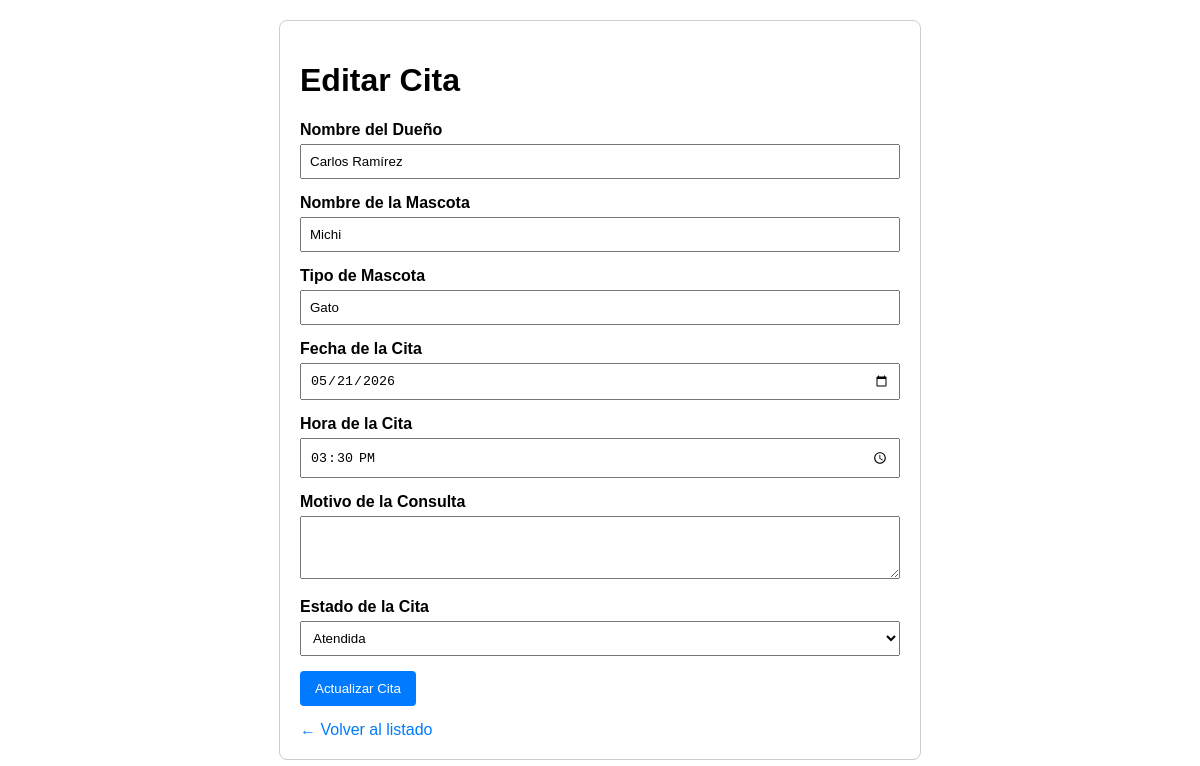
The page /crudPHP/editar.php?id=2 on the database its author committed.
### tables this page shows
CREATE TABLE IF NOT EXISTS citas (
    id INT AUTO_INCREMENT PRIMARY KEY,
    nombre_dueno VARCHAR(150) NOT NULL,
    nombre_mascota VARCHAR(100) NOT NULL,
    tipo_mascota ENUM('Perro', 'Gato', 'Ave', 'Roedor', 'Reptil', 'Otro') NOT NULL,
    fecha_cita DATE NOT NULL,
    hora_cita TIME NOT NULL,
    motivo_consulta TEXT NOT NULL,
    estado ENUM('pendiente', 'atendida', 'cancelada') DEFAULT 'pendiente',
    created_at TIMESTAMP DEFAULT CURRENT_TIMESTAMP,
    updated_at TIMESTAMP DEFAULT CURRENT_TIMESTAMP ON UPDATE CURRENT_TIMESTAMP
);

### crudPHP/editar.php (the view, shortened to what this page needs)
<?php
include 'conexion.php';
$cita = null;
if (isset($_GET['id']) && is_numeric($_GET['id'])) {
    $id = $_GET['id'];
    $sql = "SELECT * FROM citas WHERE id = :id";
    $stmt = $pdo->prepare($sql);
    $stmt->execute([':id' => $id]);
    $cita = $stmt->fetch();
} else {
    die("ID de cita no válido.");
}
?>
<!DOCTYPE html>
<html lang="es">
<head>
</head>
<body>
    <div class="container">
        <h1>Editar Cita</h1>
        <form action="actualizar.php" method="POST">
            <div class="form-group">
                <label for="nombre_dueno">Nombre del Dueño</label>
                <input type="text" id="nombre_dueno" name="nombre_dueno" value="<?php echo htmlspecialchars($cita['nombre_dueno']); ?>" required>
            </div>
            <div class="form-group">
                <label for="nombre_mascota">Nombre de la Mascota</label>
                <input type="text" id="nombre_mascota" name="nombre_mascota" value="<?php echo htmlspecialchars($cita['nombre_mascota']); ?>" required>
            </div>
            <div class="form-group">
                <label for="tipo_mascota">Tipo de Mascota</label>
                <input type="text" id="tipo_mascota" name="tipo_mascota" value="<?php echo htmlspecialchars($cita['tipo_mascota']); ?>" required>
            </div>
            <div class="form-group">
                <label for="fecha_cita">Fecha de la Cita</label>
                <input type="date" id="fecha_cita" name="fecha_cita" value="<?php echo htmlspecialchars($cita['fecha_cita']); ?>" required>
            </div>
            <div class="form-group">
                <label for="hora_cita">Hora de la Cita</label>
                <input type="time" id="hora_cita" name="hora_cita" value="<?php echo htmlspecialchars($cita['hora_cita']); ?>" required>
            </div>
            <div class="form-group">
                <label for="motivo">Motivo de la Consulta</label>
                <textarea id="motivo" name="motivo" rows="3" required><?php echo htmlspecialchars($cita['motivo']); ?></textarea>
            </div>
            <div class="form-group">
                <label for="estado">Estado de la Cita</label>
                <select id="estado" name="estado">
                    <option value="atendida" <?php echo $cita['estado'] == 'atendida' ? 'selected' : ''; ?>>Atendida</option>
                </select>
            </div>
            <button type="submit">Actualizar Cita</button>
        </form>
        <a href="listar.php">← Volver al listado</a>
    </div>
</body>
</html>

### crudPHP/editar.php (style rules this page uses)
body { font-family: sans-serif; margin: 20px; }
.container { max-width: 600px; margin: auto; padding: 20px; border: 1px solid #ccc; border-radius: 8px; }
.form-group { margin-bottom: 15px; }
label { display: block; margin-bottom: 5px; font-weight: bold; }
input, select, textarea { width: 100%; padding: 8px; box-sizing: border-box; }
button { background-color: #007bff; color: white; padding: 10px 15px; border: none; border-radius: 4px; cursor: pointer; }
a { display: inline-block; margin-top: 15px; text-decoration: none; color: #007bff; }

### rows shown on the page
citas: nombre_dueno "Carlos Ramírez", nombre_mascota "Michi", tipo_mascota "Gato", fecha_cita "05/21/2026", hora_cita "15:30:00", estado "Atendida"
